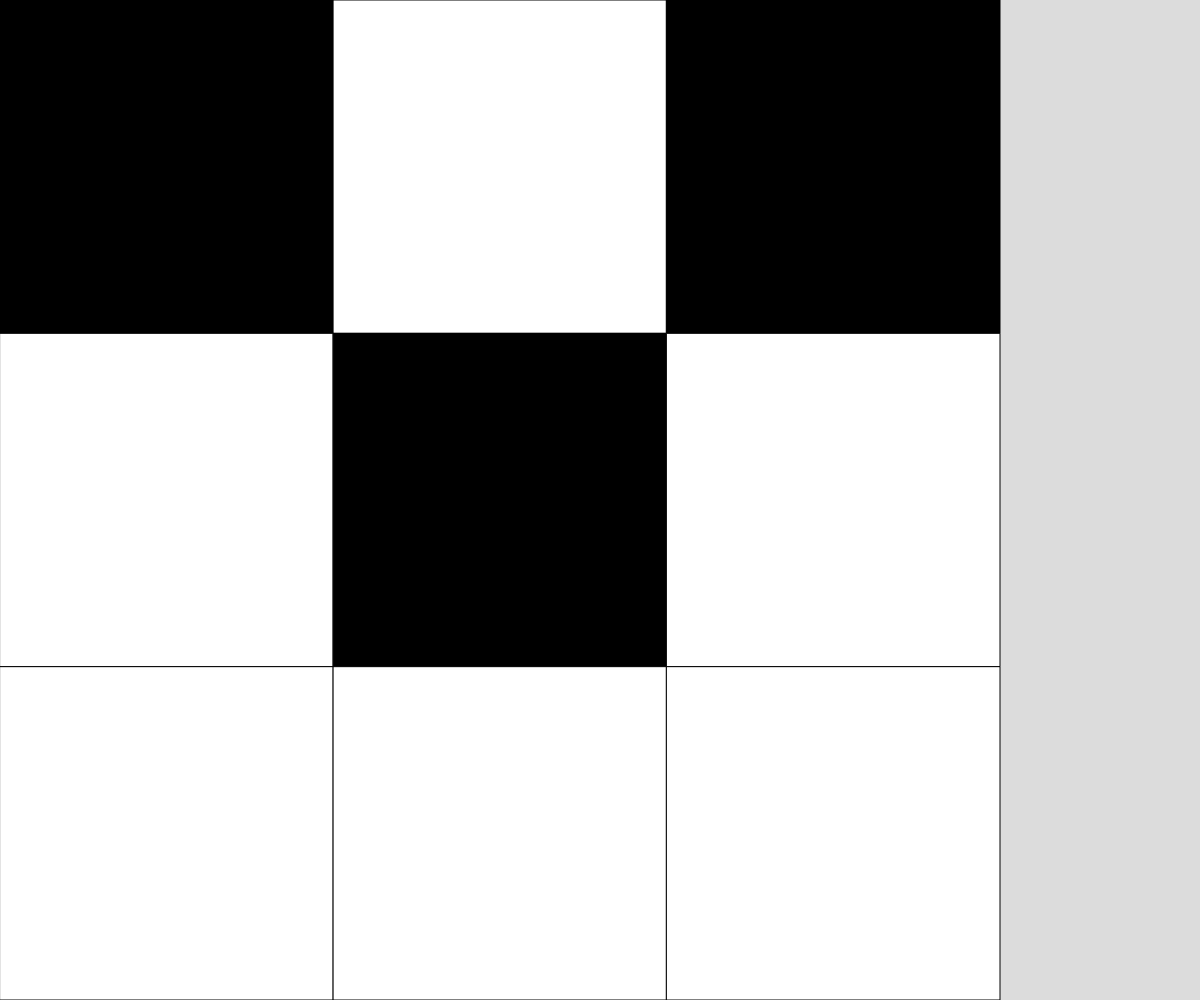
Frame 1 (no input)
Frame 60 (no input): identical to frame 1, image omitted
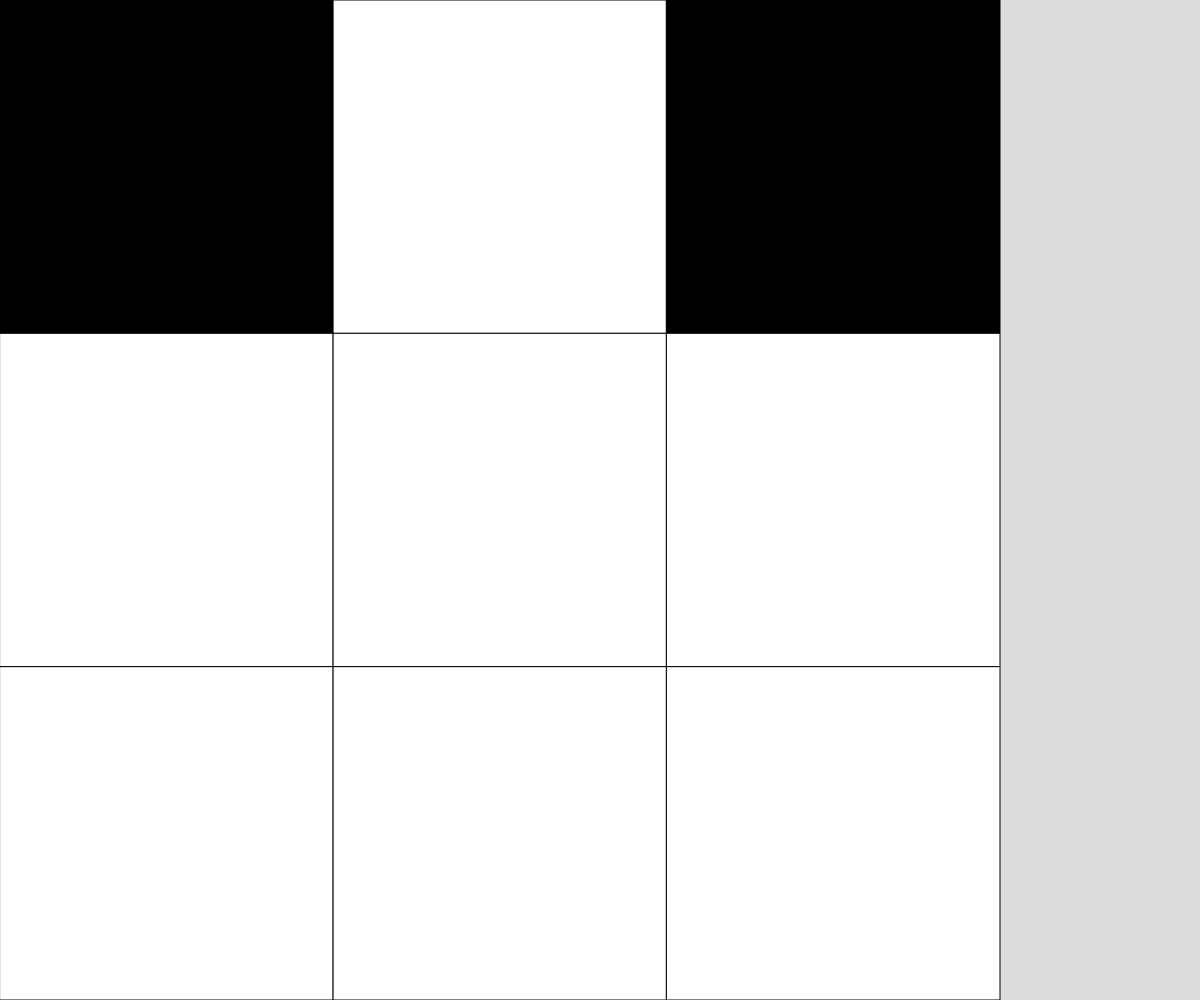
Frame 120 (the mouse pressed at the canvas centre since frame 60)

The p5.js sketch that drew these frames (run headless with seeded random() and noise() and a simulated clock; from frame 60 on, the mouse is pressed at the canvas centre):

// p5.js sketch
// ── sketch.js
// 2d array grid
// Your Name
// Date
//
// Extra for Experts:
// - describe what you did to take this project "above and beyond"

let cellSize;
// let grid = [[1, 0, 0, 1],
//             [0,0,1,1],
//             [1,1,0,1],
//             [0,1,1,1]];

let grid;            
const GRID_SIZE = 3;

function setup() {
  createCanvas(windowWidth, windowHeight);
  if (height > width){
    cellSize = width/GRID_SIZE;
  }
  else{
    cellSize = height/GRID_SIZE;
  }
  grid = generateRandomGrid(GRID_SIZE, GRID_SIZE);
}

function draw() {
  background(220);
  displayGrid();
}

function displayGrid(){
  for(let y = 0; y < GRID_SIZE; y++){
    for(let x = 0; x < GRID_SIZE; x++){
      if(grid[y][x] === 0){
        fill("white");
      }
      if(grid[y][x] === 1){
        fill("black");

      }
      rect(x * cellSize, y * cellSize, cellSize, cellSize);
    }
  }
}


function generateRandomGrid(cols, rows){
  let randomArray = [];
  for (let y = 0; y<cols; y++){
    randomArray.push([]);
    for(let x = 0; x < rows; x++){
      if(random(100)<50){
        randomArray[y].push(0);
      }
      else {
        randomArray[y].push(1);
      }
    }
  }
  return randomArray;
}
function keyTyped(){
  if(key === "r"){
    grid = generateRandomGrid(GRID_SIZE, GRID_SIZE);
  }
  else if(key === "e"){
    grid = generateEmptyGrid(GRID_SIZE, GRID_SIZE);
  }
}

function generateEmptyGrid(cols, rows){
  let randomArray = [];
  for (let y = 0; y<cols; y++){
    randomArray.push([]);
    for(let x = 0; x < rows; x++){
      randomArray[y].push(0);
    }
  }
  return randomArray;
}

function mousePressed(){
  let y = Math.floor(mouseY/cellSize);
  let x = Math.floor(mouseX/cellSize);

  if(grid[y][x] === 0){
    grid[y][x] = 1;
  }
  else if (grid[y][x] === 1){
    grid[y][x] = 0;
  }
}
